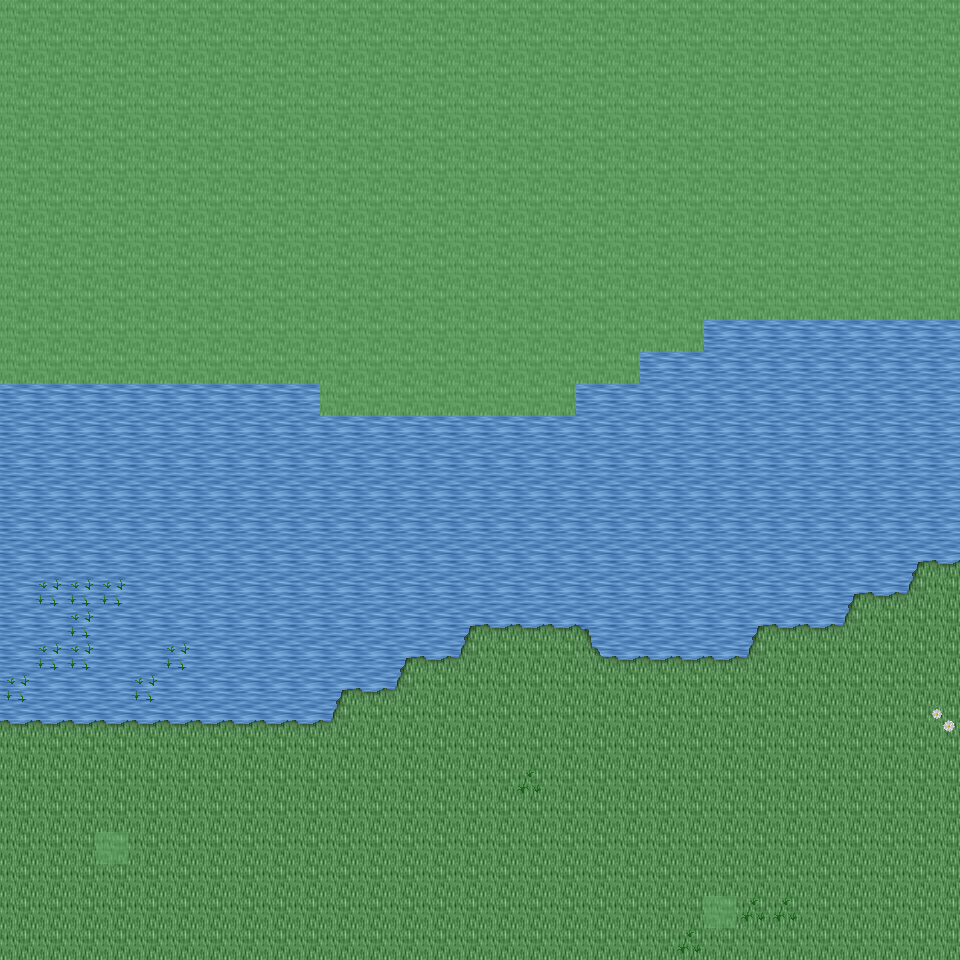

Below is a game level as drawn by its tile map, then a one-line description and the .tmx that defines it (tile-layer data replaced by summaries):
An orthogonal 30x30 tile map with 32x32 px tiles, 6 tile layers (Ground, Object, Object2, Above, ...), 33 tilesets and 3 objects (3x mapExit).

<map version="1.0" orientation="orthogonal" renderorder="right-down" width="30" height="30" tilewidth="32" tileheight="32" nextobjectid="4">
  <tileset firstgid="1" name="tileset_ground_ground" tilewidth="32" tileheight="32" tilecount="33" columns="3">
    <image source="../drawable/tileset_ground_ground.png" width="96" height="352" />
  </tileset>
  <tileset firstgid="34" name="tileset_ground_ice_ice" tilewidth="32" tileheight="32" tilecount="3" columns="3">
    <image source="../drawable/tileset_ground_ice_ice.png" width="96" height="32" />
  </tileset>
  <tileset firstgid="37" name="tileset_ground_water_pool" tilewidth="32" tileheight="32" tilecount="72" columns="3">
    <image source="../drawable/tileset_ground_water_pool.png" width="96" height="768" />
  </tileset>
  <tileset firstgid="109" name="tileset_ground_grass_edges" tilewidth="32" tileheight="32" tilecount="36" columns="12">
    <image source="../drawable/tileset_ground_grass_edges.png" width="384" height="96" />
  </tileset>
  <tileset firstgid="145" name="tileset_ground_ridge_ice_2" tilewidth="32" tileheight="32" tilecount="42" columns="7">
    <image source="../drawable/tileset_ground_ridge_ice_2.png" width="224" height="192" />
  </tileset>
  <tileset firstgid="187" name="tileset_ground_ridge_earth_dark" tilewidth="32" tileheight="32" tilecount="96" columns="12">
    <image source="../drawable/tileset_ground_ridge_earth_dark.png" width="384" height="256" />
  </tileset>
  <tileset firstgid="283" name="tileset_ground_rock_pebbles" tilewidth="32" tileheight="32" tilecount="3" columns="1">
    <image source="../drawable/tileset_ground_rock_pebbles.png" width="32" height="96" />
  </tileset>
  <tileset firstgid="286" name="tileset_plant_grasses" tilewidth="32" tileheight="32" tilecount="6" columns="3">
    <image source="../drawable/tileset_plant_grasses.png" width="96" height="64" />
  </tileset>
  <tileset firstgid="292" name="tileset_plant_bush_bushes" tilewidth="32" tileheight="32" tilecount="10" columns="5">
    <image source="../drawable/tileset_plant_bush_bushes.png" width="160" height="64" />
  </tileset>
  <tileset firstgid="302" name="tileset_ground_cobbled_paving" tilewidth="32" tileheight="32" tilecount="1" columns="1">
    <image source="../drawable/tileset_ground_cobbled_paving.png" width="32" height="32" />
  </tileset>
  <tileset firstgid="303" name="tileset_ground_grass_corners" tilewidth="32" tileheight="32" tilecount="24" columns="6">
    <image source="../drawable/tileset_ground_grass_corners.png" width="192" height="128" />
  </tileset>
  <tileset firstgid="327" name="tileset_plant_flower_daisy_white" tilewidth="32" tileheight="32" tilecount="8" columns="2">
    <image source="../drawable/tileset_plant_flower_daisy_white.png" width="64" height="128" />
  </tileset>
  <tileset firstgid="335" name="tileset_plant_flower_daisy_blue" tilewidth="32" tileheight="32" tilecount="8" columns="2">
    <image source="../drawable/tileset_plant_flower_daisy_blue.png" width="64" height="128" />
  </tileset>
  <tileset firstgid="343" name="tileset_item_armor_sword_rack" tilewidth="32" tileheight="32" tilecount="4" columns="2">
    <image source="../drawable/tileset_item_armor_sword_rack.png" width="64" height="64" />
  </tileset>
  <tileset firstgid="347" name="tileset_plant_stump_small_stump" tilewidth="32" tileheight="32" tilecount="4" columns="2">
    <image source="../drawable/tileset_plant_stump_small_stump.png" width="64" height="64" />
  </tileset>
  <tileset firstgid="351" name="tileset_item_postbox" tilewidth="32" tileheight="32" tilecount="4" columns="2">
    <image source="../drawable/tileset_item_postbox.png" width="64" height="64" />
  </tileset>
  <tileset firstgid="355" name="tileset_item_armor_weapons_rack" tilewidth="32" tileheight="32" tilecount="18" columns="9">
    <image source="../drawable/tileset_item_armor_weapons_rack.png" width="288" height="64" />
  </tileset>
  <tileset firstgid="373" name="tileset_item_pot_pot_golden_centred" tilewidth="32" tileheight="32" tilecount="3" columns="3">
    <image source="../drawable/tileset_item_pot_pot_golden_centred.png" width="96" height="32" />
  </tileset>
  <tileset firstgid="376" name="tileset_logic_creature_orc" tilewidth="32" tileheight="32" tilecount="6" columns="6">
    <image source="../drawable/tileset_logic_creature_orc.png" width="192" height="32" />
  </tileset>
  <tileset firstgid="382" name="tileset_logic_creature_animal" tilewidth="32" tileheight="32" tilecount="32" columns="8">
    <image source="../drawable/tileset_logic_creature_animal.png" width="256" height="128" />
  </tileset>
  <tileset firstgid="414" name="tileset_logic_creature_gnome" tilewidth="32" tileheight="32" tilecount="6" columns="6">
    <image source="../drawable/tileset_logic_creature_gnome.png" width="192" height="32" />
  </tileset>
  <tileset firstgid="420" name="tileset_logic_portal" tilewidth="32" tileheight="32" tilecount="24" columns="8">
    <image source="../drawable/tileset_logic_portal.png" width="256" height="96" />
  </tileset>
  <tileset firstgid="444" name="tileset_logic_collision" tilewidth="32" tileheight="32" tilecount="1" columns="1">
    <image source="../drawable/tileset_logic_collision.png" width="32" height="32" />
  </tileset>
  <tileset firstgid="445" name="tileset_logic_creature_frogman" tilewidth="32" tileheight="32" tilecount="3" columns="3">
    <image source="../drawable/tileset_logic_creature_frogman.png" width="96" height="32" />
  </tileset>
  <tileset firstgid="448" name="tileset_ground_water_swamp_water" tilewidth="32" tileheight="32" tilecount="33" columns="3">
    <image source="../drawable/tileset_ground_water_swamp_water.png" width="96" height="352" />
  </tileset>
  <tileset firstgid="481" name="tileset_plant_grasses_swamp" tilewidth="32" tileheight="32" tilecount="42" columns="6">
    <image source="../drawable/tileset_plant_grasses_swamp.png" width="192" height="224" />
  </tileset>
  <tileset firstgid="523" name="tileset_plant_stump_hollow_logs" tilewidth="32" tileheight="32" tilecount="6" columns="3">
    <image source="../drawable/tileset_plant_stump_hollow_logs.png" width="96" height="64" />
  </tileset>
  <tileset firstgid="529" name="tileset_plant_tree_tree_darkgreen" tilewidth="32" tileheight="32" tilecount="88" columns="8">
    <image source="../drawable/tileset_plant_tree_tree_darkgreen.png" width="256" height="352" />
  </tileset>
  <tileset firstgid="617" name="tileset_plant_tree_dead_tree_3" tilewidth="32" tileheight="32" tilecount="16" columns="4">
    <image source="../drawable/tileset_plant_tree_dead_tree_3.png" width="128" height="128" />
  </tileset>
  <tileset firstgid="633" name="tileset_building_chimney_smoke" tilewidth="32" tileheight="32" tilecount="40" columns="4">
    <image source="../drawable/tileset_building_chimney_smoke.png" width="128" height="320" />
  </tileset>
  <tileset firstgid="673" name="tileset_building_huts" tilewidth="32" tileheight="32" tilecount="338" columns="26">
    <image source="../drawable/tileset_building_huts.png" width="832" height="416" />
  </tileset>
  <tileset firstgid="1011" name="tileset_logic_creature_fowl" tilewidth="32" tileheight="32" tilecount="6" columns="6">
    <image source="../drawable/tileset_logic_creature_fowl.png" width="192" height="32" />
  </tileset>
  <tileset firstgid="1017" name="tileset_logic_creature_elemental" tilewidth="32" tileheight="32" tilecount="16" columns="8">
    <image source="../drawable/tileset_logic_creature_elemental.png" width="256" height="64" />
  </tileset>
  <layer name="Ground" width="30" height="30">
    <data>[900 cells, 900 non-empty, 3 distinct tile ids]</data>
  </layer>
  <layer name="Object" width="30" height="30">
    <data>[900 cells, 83 non-empty, 12 distinct tile ids]</data>
  </layer>
  <layer name="Object2" width="30" height="30">
    <data>[900 cells, 1 non-empty, 1 distinct tile ids]</data>
  </layer>
  <layer name="Above" width="30" height="30">
    <data>[900 cells, 0 non-empty, 0 distinct tile ids]</data>
  </layer>
  <layer name="Above2" width="30" height="30">
    <data>[900 cells, 0 non-empty, 0 distinct tile ids]</data>
  </layer>
  <layer name="Walkable" width="30" height="30">
    <data>[900 cells, 352 non-empty, 1 distinct tile ids]</data>
  </layer>
  <objectgroup name="MapEvents">
    <object id="1" name="south" type="mapExit" x="0" y="928" width="960" height="32">
      <properties>
        <property name="map" value="level_0_x188_y46" />
        <property name="x" value="0" />
        <property name="y" value="1" />
      </properties>
    </object>
    <object id="2" name="west" type="mapExit" x="0" y="384" width="32" height="576">
      <properties>
        <property name="map" value="level_0_x187_y45" />
        <property name="x" value="28" />
        <property name="y" value="12" />
      </properties>
    </object>
    <object id="3" name="east" type="mapExit" x="928" y="320" width="32" height="640">
      <properties>
        <property name="map" value="level_0_x189_y45" />
        <property name="x" value="1" />
        <property name="y" value="10" />
      </properties>
    </object>
  </objectgroup>
</map>
